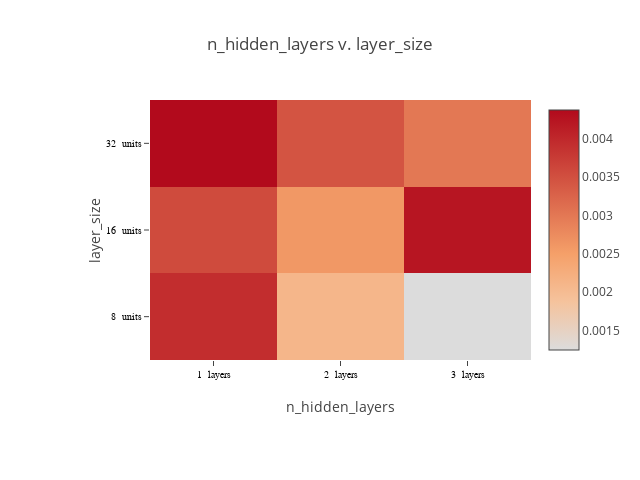

The notebook cell this image was saved under:
### Code cell
def plot_matrix(lossframe, x_labels, y_labels, x_suffix="", y_suffix=""):

    pivot = lossframe.pivot_table(index=[y_labels], columns=[x_labels], values=['qscore'])
#    print(pivot)
    # specify labels as strings, to force plotly to use a discrete axis
#    print(pivot.columns.levels[1]).values
#    print(lossframe[x_labels].dtype)
    
    if lossframe[x_labels].dtype == np.float64 or lossframe[x_labels].dtype == np.float32:
        xaxis = ["%f %s" % (i, x_suffix) for i in pivot.columns.levels[1].values]
    else:
        xaxis = ["%d %s" % (i, x_suffix) for i in pivot.columns.levels[1].values]
    if lossframe[y_labels].dtype == np.float64 or lossframe[y_labels].dtype == np.float32:
        yaxis = ["%f %s" % (i, y_suffix) for i in pivot.index.values]
    else:
        yaxis = ["%d %s" % (i, y_suffix) for i in pivot.index.values]
        
#    print(xaxis, yaxis)
    """plot a heat map of a matrix"""
    chart_width=640
    chart_height=480
    
    layout = Layout(
        title="%s v. %s" % (x_labels, y_labels),
        height=chart_height,
        width=chart_width,     
        margin=dict(
            l=150,
            r=30,
            b=120,
            t=100,
        ),
        xaxis=dict(
            title=x_labels,
            tickfont=dict(
                family='Arial, sans-serif',
                size=10,
                color='black'
            ),
        ),
        yaxis=dict(
            title=y_labels,
            tickfont=dict(
                family='Arial, sans-serif',
                size=10,
                color='black'
            ),
        ),
    )
    
    data = [Heatmap(z=pivot.values,
                    x=xaxis,
                    y=yaxis,
                    colorscale=[[0, 'rgb(0,0,255)', [1, 'rgb(255,0,0)']]],
                   )
           ]

    fig = Figure(data=data, layout=layout)
    return iplot(fig, link_text="")

plot_matrix(qframe, "n_hidden_layers", "layer_size", x_suffix=" layers", y_suffix=" units")

### Figure 1 — Plotly figure (JSON) as saved in the notebook; plotly's stock layout.template omitted (floating-point values rounded to 4 significant figures)
{"data": [{"colorscale": [[0, "rgb(0,0,255)", [1, "rgb(255,0,0)"]]], "type": "heatmap", "x": ["1  layers", "2  layers", "3  layers"], "y": ["8  units", "16  units", "32  units"], "z": [[0.003932, 0.002103, 0.00125], [0.003556, 0.002601, 0.004226], [0.004368, 0.003444, 0.002997]]}], "layout": {"height": 480, "margin": {"b": 120, "l": 150, "r": 30, "t": 100}, "title": "n_hidden_layers v. layer_size", "width": 640, "xaxis": {"tickfont": {"color": "black", "family": "Arial, sans-serif", "size": 10}, "title": "n_hidden_layers"}, "yaxis": {"tickfont": {"color": "black", "family": "Arial, sans-serif", "size": 10}, "title": "layer_size"}}}
